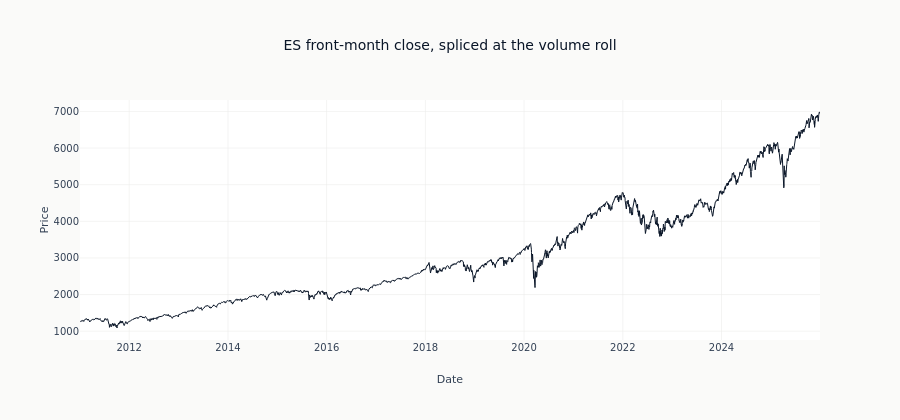

The cell this chart's notebook holds for it:
### Markdown cell above
The front-month continuous series splices successive contracts into one price history.
Plotted at daily resolution it runs unbroken, which is what a roll is supposed to look
like from the outside; `06_futures_continuous` opens up what the splice does to the
returns either side of it.

### Code cell
es_daily = (
    es_continuous.sort("timestamp")
    .group_by(pl.col("timestamp").dt.date().alias("date"), maintain_order=True)
    .agg(pl.col("close").last())
)

fig = go.Figure(
    go.Scatter(
        x=es_daily["date"].to_list(),
        y=es_daily["close"].to_list(),
        mode="lines",
        line=dict(color=COLORS["blue"], width=1),
        name="ES front month",
    )
)
fig.update_layout(
    title="ES front-month close, spliced at the volume roll",
    xaxis_title="Date",
    yaxis_title="Price",
    height=420,
)
show_plotly_with_alt(
    fig,
    "A daily closing price line for the E-mini S&P 500 front-month continuous series. It "
    "runs unbroken across the whole window, rising overall with the drawdowns of 2020 and "
    "2022 visible, and shows no step or gap where one contract hands over to the next.",
)

### Figure 1 — Plotly figure (JSON) as saved in the notebook; plotly's stock layout.template omitted (floating-point values rounded to 4 significant figures; data arrays with more than 128 entries replaced by an {"elided": "..."} marker saying what was removed)
{"data": [{"line": {"color": "#0a1628", "width": 1}, "mode": "lines", "name": "ES front month", "type": "scatter", "x": {"elided": "4647 str values"}, "y": {"elided": "4647 float values"}}], "layout": {"height": 420, "title": {"text": "ES front-month close, spliced at the volume roll"}, "xaxis": {"title": {"text": "Date"}}, "yaxis": {"title": {"text": "Price"}}}}
